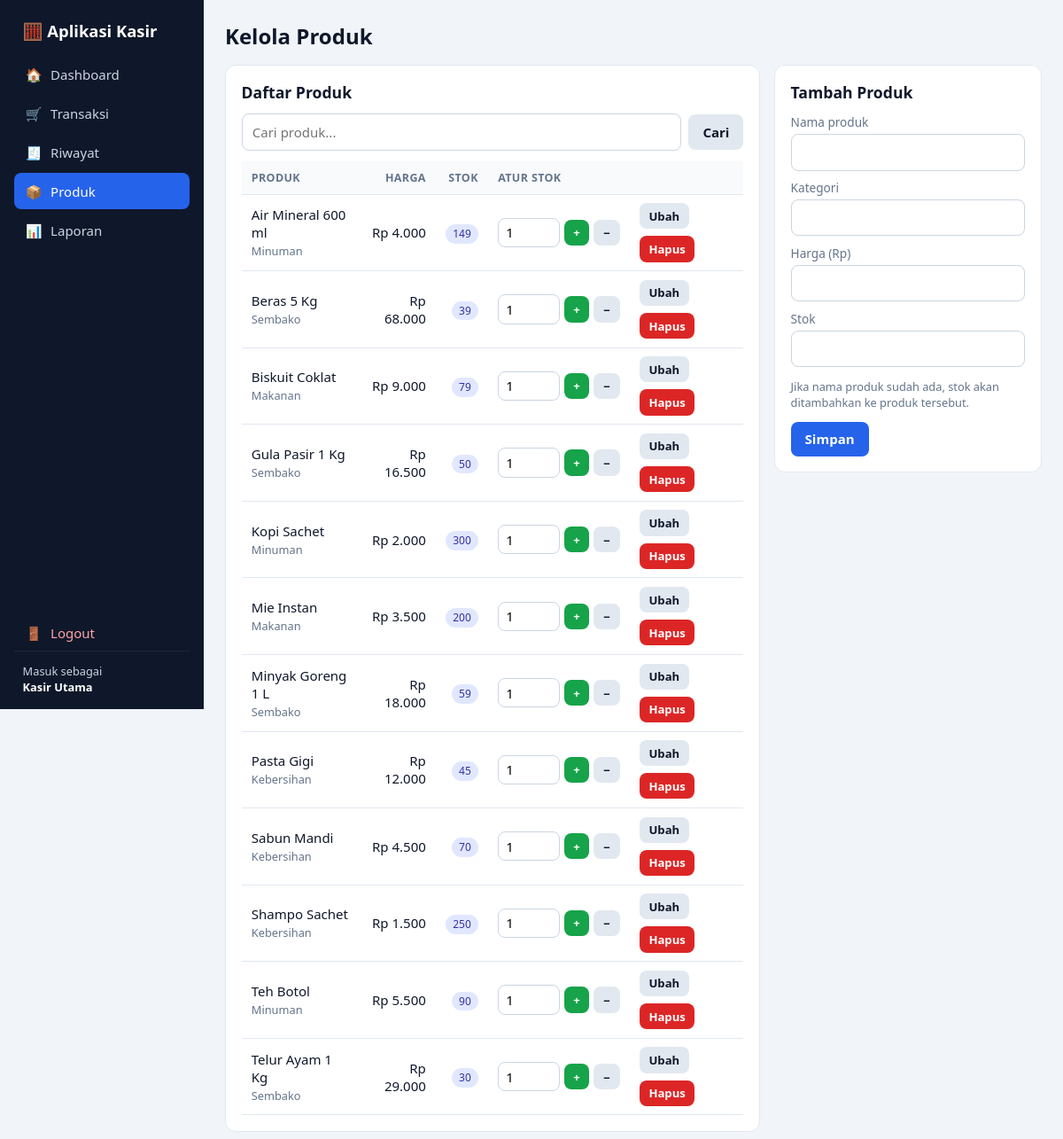
Screenshot of /produk.php (signed in) with the database file from the repository.
### tables this page shows
CREATE TABLE `produk` (
  `id_produk` int(11) NOT NULL,
  `nama_produk` varchar(150) NOT NULL,
  `kategori` varchar(80) NOT NULL,
  `harga` decimal(12,2) NOT NULL DEFAULT 0.00,
  `stok` int(11) NOT NULL DEFAULT 0
);

### includes/helpers.php (called while the page is built, shortened)
<?php
function e($s) { return htmlspecialchars((string)$s, ENT_QUOTES, 'UTF-8'); }
function rupiah($n) { return 'Rp ' . number_format((float)$n, 0, ',', '.'); }

### includes/classes.php (called while the page is built, shortened)
<?php
class Produk {
    public static function semua($q = '') {
        global $db;
        $like = '%' . $q . '%';
        $s = $db->prepare("SELECT * FROM produk WHERE nama_produk LIKE ? OR kategori LIKE ? ORDER BY nama_produk");
        $s->bind_param('ss', $like, $like);
        $s->execute();
        return $s->get_result()->fetch_all(MYSQLI_ASSOC);
    }
}

### produk.php (the view, shortened to what this page needs)
<?php
$edit = isset($_GET['edit']) ? Produk::cari((int)$_GET['edit']) : null;
$q = trim($_GET['q'] ?? '');
$daftar = Produk::semua($q);
include 'includes/header.php';
?>
<div class="grid two">
  <div class="card">
    <h2>Daftar Produk</h2>
    <form method="get" class="row" style="margin-bottom:.8rem">
      <input name="q" value="<?= e($q) ?>" placeholder="Cari produk...">
      <button class="btn sec">Cari</button>
    </form>
    <div class="table-wrap"><table>
      <tr><th>Produk</th><th class="r">Harga</th><th class="r">Stok</th><th>Atur stok</th><th></th></tr>
      <?php foreach ($daftar as $p): ?>
      <tr>
        <td><?= e($p['nama_produk']) ?><br><span class="muted" style="font-size:.8rem"><?= e($p['kategori']) ?></span></td>
        <td class="r"><?= rupiah($p['harga']) ?></td>
        <td class="r"><span class="badge<?= $p['stok'] <= 10 ? ' low' : '' ?>"><?= (int)$p['stok'] ?></span></td>
        <td>
          <form method="post" class="inline">
            <input type="number" name="delta" value="1" min="1">
            <button class="btn sm green" name="arah" value="tambah">+</button>
            <button class="btn sm sec" name="arah" value="kurang">−</button>
          </form>
        </td>
        <td>
          <div class="row">
            <a class="btn sm sec" href="produk.php?edit=<?= $p['id_produk'] ?>">Ubah</a>
            <form method="post" class="inline">
              <button class="btn sm red" data-confirm="Hapus produk ini?">Hapus</button>
            </form>
          </div>
        </td>
      </tr>
      <?php endforeach; if (!$daftar): ?><tr><td colspan="5" class="muted">Produk tidak ditemukan.</td></tr><?php endif; ?>
    </table></div>
  </div>
  <form method="post" class="card sticky">
    <h2><?= $edit ? 'Ubah Produk' : 'Tambah Produk' ?></h2>
    <label>Nama produk</label><input name="nama_produk" required value="<?= e($edit['nama_produk'] ?? '') ?>">
    <label>Kategori</label><input name="kategori" required list="kat" value="<?= e($edit['kategori'] ?? '') ?>">
    <label>Harga (Rp)</label><input type="number" name="harga" min="1" step="any" required value="<?= e($edit['harga'] ?? '') ?>">
    <label>Stok</label><input type="number" name="stok" min="0" required value="<?= e($edit['stok'] ?? '') ?>">
    <?php if (!$edit): ?><p class="muted" style="font-size:.8rem">Jika nama produk sudah ada, stok akan ditambahkan ke produk tersebut.</p><?php endif; ?>
    <div class="row" style="margin-top:.8rem">
      <button class="btn">Simpan</button>
    </div>
  </form>
</div>
<?php include 'includes/footer.php'; ?>

### assets/css/style.css (style rules this page uses)
:root { --p:#2563eb;--pd:#1e40af;--bg:#f1f5f9;--card:#fff;--tx:#0f172a;--mut:#64748b;--bd:#e2e8f0;--ok:#16a34a;--bad:#dc2626;--warn:#d97706 }
* { box-sizing:border-box }
body { margin:0;font-family:system-ui,-apple-system,"Segoe UI",Roboto,sans-serif;background:var(--bg);color:var(--tx);font-size:15px }
a { color:var(--p);text-decoration:none }
h2 { font-size:1.1rem;margin:0 0 .8rem }
.card { background:var(--card);border:1px solid var(--bd);border-radius:12px;padding:1.1rem;margin-bottom:1rem }
.grid { display:grid;gap:1rem }
.two { grid-template-columns:2fr 1fr;align-items:start }
.sticky { position:sticky;top:1rem }
table { width:100%;border-collapse:collapse }
th,td { padding:.6rem .7rem;text-align:left;border-bottom:1px solid var(--bd);vertical-align:middle }
th { font-size:.78rem;text-transform:uppercase;color:var(--mut);letter-spacing:.03em;background:#f8fafc }
td.r,th.r { text-align:right }
.table-wrap { overflow-x:auto;-webkit-overflow-scrolling:touch }
label { display:block;font-size:.85rem;color:var(--mut);margin:.6rem 0 .25rem }
input,select { width:100%;padding:.6rem .7rem;border:1px solid #cbd5e1;border-radius:8px;font:inherit;background:#fff }
.btn { display:inline-block;padding:.6rem 1rem;border:0;border-radius:8px;background:var(--p);color:#fff;font:inherit;font-weight:600;cursor:pointer;text-align:center }
.btn.sec { background:#e2e8f0;color:var(--tx) }
.btn.red { background:var(--bad) }
.btn.green { background:var(--ok) }
.btn.sm { padding:.35rem .65rem;font-size:.82rem }
.row { display:flex;gap:.5rem;align-items:center;flex-wrap:wrap }
.row>input { flex:1;min-width:120px }
.inline { display:inline-flex;gap:.3rem;align-items:center }
.inline input { width:70px;padding:.35rem .5rem }
.badge { padding:.15rem .5rem;border-radius:99px;font-size:.75rem;background:#e0e7ff;color:#3730a3 }
.muted { color:var(--mut) }

### rows the page displays
produk: nama_produk "Air Mineral 600 ml", kategori "Minuman", harga "Rp 4.000", stok "149"
produk: nama_produk "Beras 5 Kg", kategori "Sembako", harga "Rp 68.000", stok "39"
produk: nama_produk "Biskuit Coklat", kategori "Makanan", harga "Rp 9.000", stok "79"
produk: nama_produk "Gula Pasir 1 Kg", kategori "Sembako", harga "Rp 16.500", stok "50"
produk: nama_produk "Kopi Sachet", kategori "Minuman", harga "Rp 2.000", stok "300"
produk: nama_produk "Mie Instan", kategori "Makanan", harga "Rp 3.500", stok "200"
produk: nama_produk "Minyak Goreng 1 L", kategori "Sembako", harga "Rp 18.000", stok "59"
produk: nama_produk "Pasta Gigi", kategori "Kebersihan", harga "Rp 12.000", stok "45"
produk: nama_produk "Sabun Mandi", kategori "Kebersihan", harga "Rp 4.500", stok "70"
produk: nama_produk "Shampo Sachet", kategori "Kebersihan", harga "Rp 1.500", stok "250"
produk: nama_produk "Teh Botol", kategori "Minuman", harga "Rp 5.500", stok "90"
produk: nama_produk "Telur Ayam 1 Kg", kategori "Sembako", harga "Rp 29.000", stok "30"

### other values shown
$ikon "🏠"
$label "Dashboard"
$ikon "🛒"
$label "Transaksi"
$ikon "🧾"
$label "Riwayat"
$ikon "📦"
$label "Produk"
$ikon "📊"
$label "Laporan"
$sk['nama'] "Kasir Utama"
$judul "Kelola Produk"
